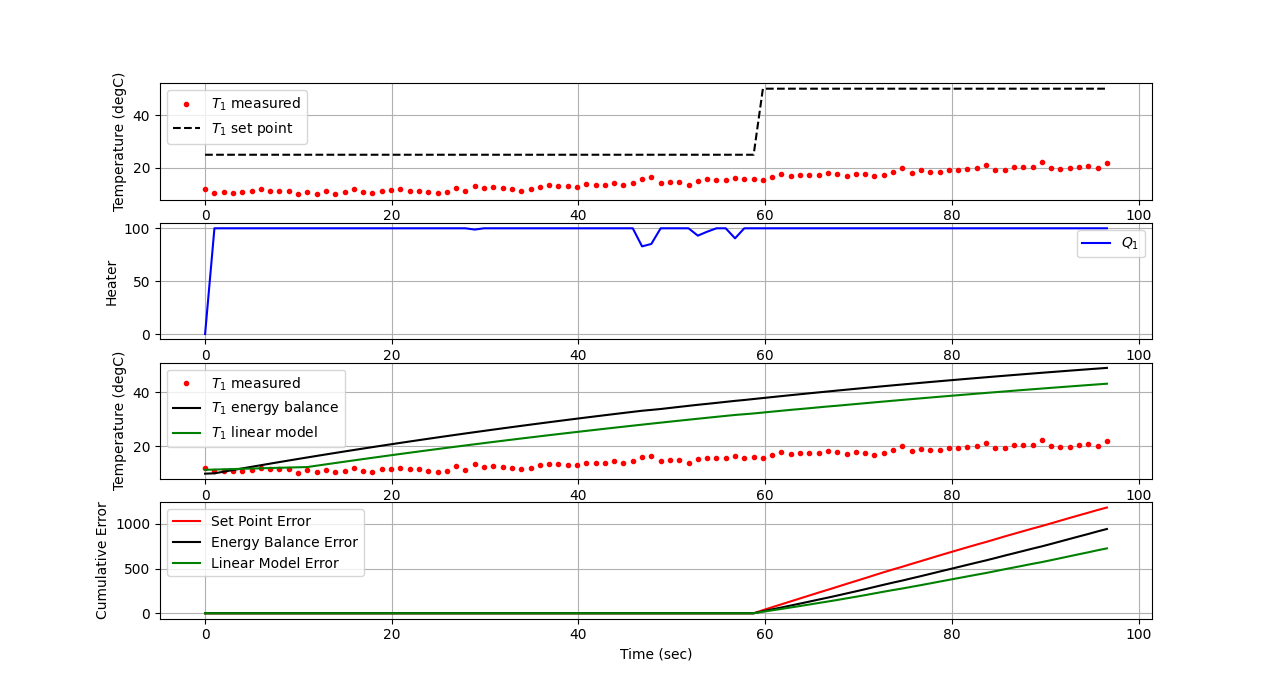

Recreate this plot in Python.
import tclab
import numpy as np
import time
import matplotlib.pyplot as plt
from scipy.integrate import odeint


######################################################
# Use this script for evaluating model predictions   #
# and PID controller performance for the TCLab       #
# Adjust only PID and model sections                 #
######################################################

######################################################
# PID Controller                                     #
######################################################
# inputs -----------------------------------
# sp = setpoint
# pv = current temperature
# pv_last = prior temperature
# ierr = integral error
# dt = time increment between measurements
# outputs ----------------------------------
# op = output of the PID controller
# P = proportional contribution
# I = integral contribution
# D = derivative contribution
def pid(sp, pv, pv_last, ierr, dt):
    Kc = 10.0  # K/%Heater
    tauI = 50.0  # sec
    tauD = 1.0  # sec
    # Parameters in terms of PID coefficients
    KP = Kc
    KI = Kc / tauI
    KD = Kc * tauD
    # ubias for controller (initial heater)
    op0 = 0
    # upper and lower bounds on heater level
    ophi = 100
    oplo = 0
    # calculate the error
    error = sp - pv
    # calculate the integral error
    ierr = ierr + KI * error * dt
    # calculate the measurement derivative
    dpv = (pv - pv_last) / dt
    # calculate the PID output
    P = KP * error
    I = ierr
    D = -KD * dpv
    op = op0 + P + I + D
    # implement anti-reset windup
    if op < oplo or op > ophi:
        I = I - KI * error * dt
        # clip output
        op = max(oplo, min(ophi, op))
    # return the controller output and PID terms
    return [op, P, I, D]


# save txt file with data and set point
# t = time
# u1,u2 = heaters
# y1,y2 = tempeatures
# sp1,sp2 = setpoints
def save_txt(t, u1, u2, y1, y2, sp1, sp2):
    data = np.vstack((t, u1, u2, y1, y2, sp1, sp2))  # vertical stack
    data = data.T  # transpose data
    top = ('Time (sec), Heater 1 (%), Heater 2 (%), '
           'Temperature 1 (degC), Temperature 2 (degC), '
           'Set Point 1 (degC), Set Point 2 (degC)')
    np.savetxt('data.txt', data, delimiter=',', header=top, comments='')


######################################################
# FOPDT model                                        #
######################################################
Kp = 0.5  # degC/%
tauP = 120.0  # seconds
thetaP = 10  # seconds (integer)
Tss = 23  # degC (ambient temperature)
Qss = 0  # % heater


######################################################
# Energy balance model                               #
######################################################
def heat(x, t, Q):
    # Parameters
    Ta = 23 + 273.15  # K
    U = 10.0  # W/m^2-K
    m = 4.0 / 1000.0  # kg
    Cp = 0.5 * 1000.0  # J/kg-K    
    A = 12.0 / 100.0 ** 2  # Area in m^2
    alpha = 0.01  # W / % heater
    eps = 0.9  # Emissivity
    sigma = 5.67e-8  # Stefan-Boltzman

    # Temperature State 
    T = x[0]

    # Nonlinear Energy Balance
    dTdt = (1.0 / (m * Cp)) * (U * A * (Ta - T) \
                               + eps * sigma * A * (Ta ** 4 - T ** 4) \
                               + alpha * Q)
    return dTdt


######################################################
# Do not adjust anything below this point            #
######################################################

# Connect to Arduino
a = tclab.TCLab()

# Turn LED on
print('LED On')
a.LED(100)

# Run time in minutes
run_time = 15.0

# Number of cycles
loops = int(60.0 * run_time)
tm = np.zeros(loops)

# Temperature
# set point (degC)
Tsp1 = np.ones(loops) * 25.0
Tsp1[60:] = 50.0
Tsp1[360:] = 30.0
Tsp1[660:] = 40.0
T1 = np.ones(loops) * a.T1  # measured T (degC)
error_sp = np.zeros(loops)

Tsp2 = np.ones(loops) * 23.0  # set point (degC)
T2 = np.ones(loops) * a.T2  # measured T (degC)

# Predictions
Tp = np.ones(loops) * a.T1
error_eb = np.zeros(loops)
Tpl = np.ones(loops) * a.T1
error_fopdt = np.zeros(loops)

# impulse tests (0 - 100%)
Q1 = np.ones(loops) * 0.0
Q2 = np.ones(loops) * 0.0

print('Running Main Loop. Ctrl-C to end.')
print('  Time     SP     PV     Q1   =  P   +  I  +   D')
print(('{:6.1f} {:6.2f} {:6.2f} ' + \
       '{:6.2f} {:6.2f} {:6.2f} {:6.2f}').format( \
    tm[0], Tsp1[0], T1[0], \
    Q1[0], 0.0, 0.0, 0.0))

# Create plot
plt.figure()  # figsize=(10,7)
plt.ion()
plt.show()

# Main Loop
start_time = time.time()
prev_time = start_time
dt_error = 0.0
# Integral error
ierr = 0.0
try:
    for i in range(1, loops):
        # Sleep time
        sleep_max = 1.0
        sleep = sleep_max - (time.time() - prev_time) - dt_error
        if sleep >= 1e-4:
            time.sleep(sleep - 1e-4)
        else:
            print('exceeded max cycle time by ' + str(abs(sleep)) + ' sec')
            time.sleep(1e-4)

        # Record time and change in time
        t = time.time()
        dt = t - prev_time
        if (sleep >= 1e-4):
            dt_error = dt - 1.0 + 0.009
        else:
            dt_error = 0.0
        prev_time = t
        tm[i] = t - start_time

        # Read temperatures in Kelvin 
        T1[i] = a.T1
        T2[i] = a.T2

        # Simulate one time step with Energy Balance
        Tnext = odeint(heat, Tp[i - 1] + 273.15, [0, dt], args=(Q1[i - 1],))
        Tp[i] = Tnext[1] - 273.15

        # Simulate one time step with linear FOPDT model
        z = np.exp(-dt / tauP)
        Tpl[i] = (Tpl[i - 1] - Tss) * z \
                 + (Q1[max(0, i - int(thetaP) - 1)] - Qss) * (1 - z) * Kp \
                 + Tss

        # Calculate PID output
        [Q1[i], P, ierr, D] = pid(Tsp1[i], T1[i], T1[i - 1], ierr, dt)

        # Start setpoint error accumulation after 1 minute (60 seconds)
        if i >= 60:
            error_eb[i] = error_eb[i - 1] + abs(Tp[i] - T1[i])
            error_fopdt[i] = error_fopdt[i - 1] + abs(Tpl[i] - T1[i])
            error_sp[i] = error_sp[i - 1] + abs(Tsp1[i] - T1[i])

        # Write output (0-100)
        a.Q1(Q1[i])
        a.Q2(0.0)

        # Print line of data
        print(('{:6.1f} {:6.2f} {:6.2f} ' + \
               '{:6.2f} {:6.2f} {:6.2f} {:6.2f}').format( \
            tm[i], Tsp1[i], T1[i], \
            Q1[i], P, ierr, D))

        # Plot
        plt.clf()
        ax = plt.subplot(4, 1, 1)
        ax.grid()
        plt.plot(tm[0:i], T1[0:i], 'r.', label=r'$T_1$ measured')
        plt.plot(tm[0:i], Tsp1[0:i], 'k--', label=r'$T_1$ set point')
        plt.ylabel('Temperature (degC)')
        plt.legend(loc=2)
        ax = plt.subplot(4, 1, 2)
        ax.grid()
        plt.plot(tm[0:i], Q1[0:i], 'b-', label=r'$Q_1$')
        plt.ylabel('Heater')
        plt.legend(loc='best')
        ax = plt.subplot(4, 1, 3)
        ax.grid()
        plt.plot(tm[0:i], T1[0:i], 'r.', label=r'$T_1$ measured')
        plt.plot(tm[0:i], Tp[0:i], 'k-', label=r'$T_1$ energy balance')
        plt.plot(tm[0:i], Tpl[0:i], 'g-', label=r'$T_1$ linear model')
        plt.ylabel('Temperature (degC)')
        plt.legend(loc=2)
        ax = plt.subplot(4, 1, 4)
        ax.grid()
        plt.plot(tm[0:i], error_sp[0:i], 'r-', label='Set Point Error')
        plt.plot(tm[0:i], error_eb[0:i], 'k-', label='Energy Balance Error')
        plt.plot(tm[0:i], error_fopdt[0:i], 'g-', label='Linear Model Error')
        plt.ylabel('Cumulative Error')
        plt.legend(loc='best')
        plt.xlabel('Time (sec)')
        plt.draw()
        plt.pause(0.05)

    # Turn off heaters
    a.Q1(0)
    a.Q2(0)
    # Save text file
    save_txt(tm[0:i], Q1[0:i], Q2[0:i], T1[0:i], T2[0:i], Tsp1[0:i], Tsp2[0:i])
    # Save figure
    plt.savefig('test_PID.png')

# Allow user to end loop with Ctrl-C           
except KeyboardInterrupt:
    # Disconnect from Arduino
    a.Q1(0)
    a.Q2(0)
    print('Shutting down')
    a.close()
    save_txt(tm[0:i], Q1[0:i], Q2[0:i], T1[0:i], T2[0:i], Tsp1[0:i], Tsp2[0:i])
    plt.savefig('test_PID.png')

# Make sure serial connection still closes when there's an error
except:
    # Disconnect from Arduino
    a.Q1(0)
    a.Q2(0)
    print('Error: Shutting down')
    a.close()
    save_txt(tm[0:i], Q1[0:i], Q2[0:i], T1[0:i], T2[0:i], Tsp1[0:i], Tsp2[0:i])
    plt.savefig('test_PID.png')
    raise
